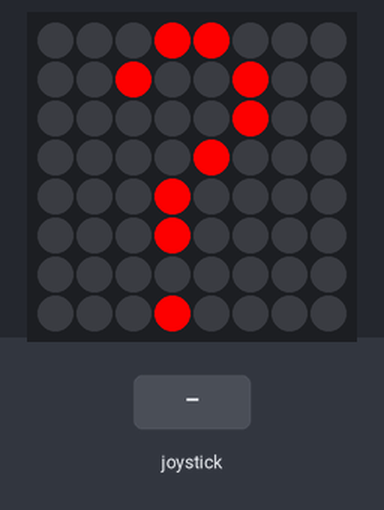
Simulated run of this program. Board: Raspberry Pi (BCM pin numbers) with a Sense HAT. Shown: the Sense HAT's 8×8 RGB LED matrix. Inputs (shaded band) come from the test bench. The clock reads 2024-03-15 10:24:30 at power-on unless the program sets it; the 64×8 strip is a reading aid, not a part: it shows the text the matrix is scrolling, unrolled, one strip-width of it at a time.

Above: at 1.2 s.
1.3 s: joystick clicked
At 1.45 s:
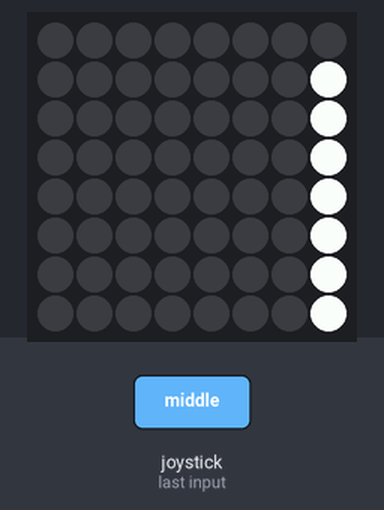
At 10.1 s:
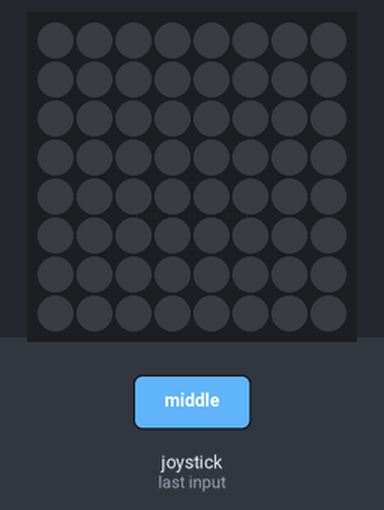

Measured:
- after the input at 1.3 s, the LEDs: first change at once (image 1 shows a later state)

The program:

advent-calendar.py
```python
from sense_hat import SenseHat
from time import sleep, strftime

sense = SenseHat()

# ------------------------------------------------
# DATA
# ------------------------------------------------

# Colours
colours = {

  'r' : [255, 0, 0],
  'o' : [255, 165, 0],
  'y' : [255, 255, 0],
  'g' : [0, 128, 0],
  'b' : [0, 0, 255],
  'i' : [75, 0, 130],
  'v' : [238, 130, 238],
  'n' : [135, 80, 22],
  'w' : [255, 255, 255],
  'e' : [0, 0, 0]  # e stands for empty/black

}

# Pictures


# ------------------------------------------------
# FUNCTIONS
# ------------------------------------------------
# Display a given picture string on the sense HAT
# ------------------------------------------------
def display_pic(pic_string):

  # Get rid of newline and split the line into a list
  pic_string = pic_string.strip("\n")
  pic_string = pic_string.split(",")

  # Look up each letter in the dictionary of colours and add it to the list
  pic_list = []
  for letter in pic_string:
      pic_list.append(colours[letter])

  # Display the pixel colours from the file
  sense.set_pixels(pic_list)

with open("pictures.txt", "r") as f:
  all_pics = f.readlines()

door = all_pics[0]


# ------------------------------------------------
# MAIN PROGRAM
# ------------------------------------------------

display_pic(door)

event = sense.stick.wait_for_event()
while True:
  if event.action == "pressed" and event.direction == "middle":
    day = int(strftime("%d"))
    month = strftime("%B")
    if month == "December" and day < 25:
      sense.show_message(str(day))
      display_pic(all_pics[day])
      sleep(5)
    elif month == "December" and day == 25:
      sense.show_message("Merry Christmas!")
      sleep(5)
    else:
      sense.show_message("Keep Waiting")
      sleep(5)
```
